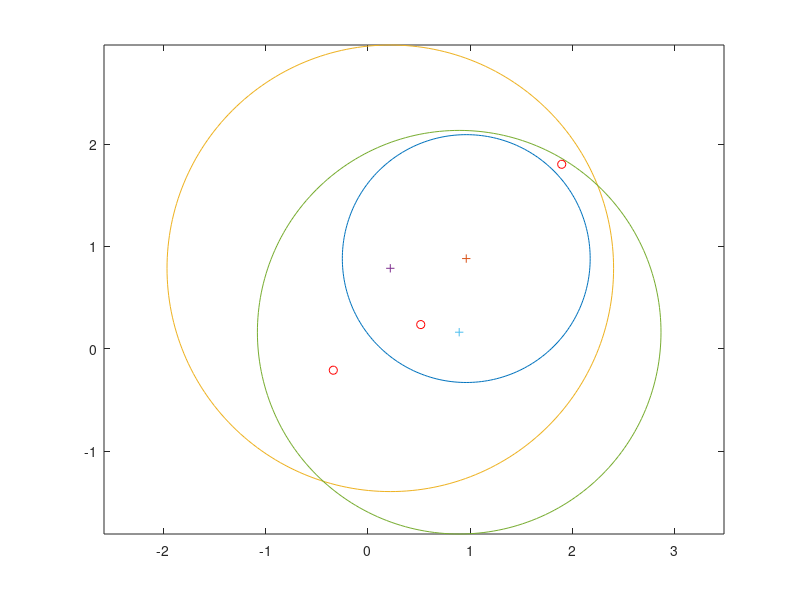

Source code (MATLAB):
%% Gershgorin disks method in order to find bounds of eigenvalues.

clear all;
clc;

% Generate a random square complex matrix
n = 3;
A = rand(n)+i*rand(n);

for i=1:size(A,1)
    h=real(A(i,i));
    k=imag(A(i,i)); 
    r=0;
    for j=1:size(A,1)
       if i ~= j 
           r=r+(norm(A(i,j)));
       end    
    end 
    
    N=256;
    t=(0:N)*2*pi/N;
    
    % Draw the circles and their centers
    plot(r*cos(t)+h, r*sin(t)+k ,'-');
    hold on;
    plot(h, k,'+');
end

axis equal;

% Compute exact eigenvalues
ev=eig(A);
for i=1:size(ev)
    rev=plot(real(ev(i)),imag(ev(i)),'ro');
end
